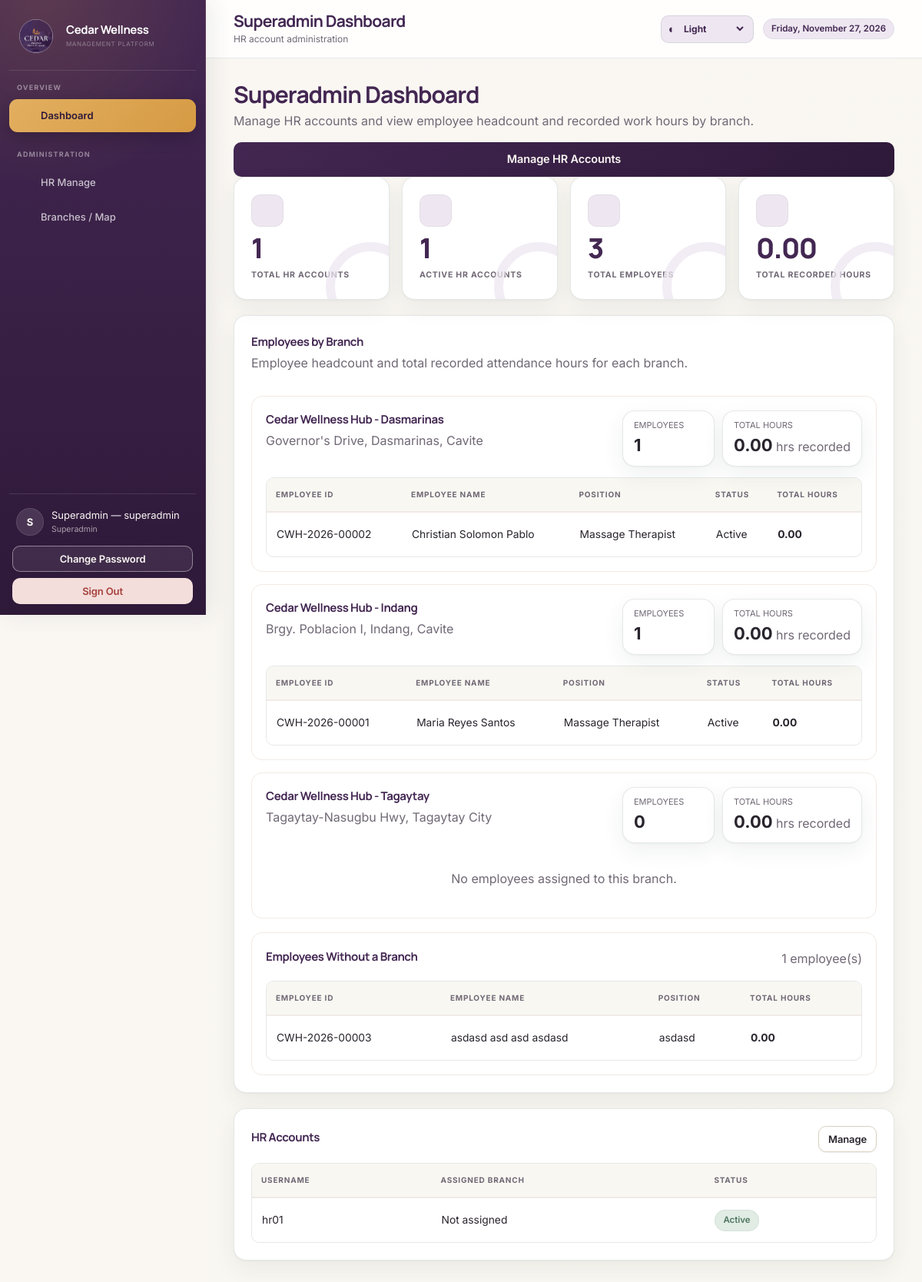
The app's page /superadmin/dashboard.php (signed in) with its own data.
### tables this page shows
CREATE TABLE `branches` (
  `id` int(11) NOT NULL AUTO_INCREMENT,
  `branch_name` varchar(100) NOT NULL,
  `address` varchar(255) NOT NULL,
  `latitude` decimal(10,7) NOT NULL,
  `longitude` decimal(10,7) NOT NULL,
  `contact_number` varchar(30) DEFAULT NULL,
  `is_deleted` tinyint(1) NOT NULL DEFAULT 0,
  `created_at` timestamp NOT NULL DEFAULT current_timestamp(),
  PRIMARY KEY (`id`)
);

CREATE TABLE `employees` (
  `id` int(11) NOT NULL AUTO_INCREMENT,
  `user_id` int(11) NOT NULL,
  `employee_code` varchar(20) NOT NULL COMMENT 'Auto-generated Employee ID Number, e.g. CWH-2026-00001',
  `first_name` varchar(60) NOT NULL,
  `middle_name` varchar(60) DEFAULT NULL,
  `last_name` varchar(60) NOT NULL,
  `suffix` varchar(10) DEFAULT NULL,
  `photo` varchar(255) DEFAULT NULL COMMENT 'Path to uploaded ID/profile picture',
  `date_of_birth` date DEFAULT NULL,
  `gender` enum('Male','Female','Other') DEFAULT NULL,
  `civil_status` enum('Single','Married','Widowed','Separated','Divorced') DEFAULT NULL,
  `nationality` varchar(60) DEFAULT 'Filipino',
  `email` varchar(100) DEFAULT NULL,
  `contact_number` varchar(30) DEFAULT NULL,
  `complete_address` varchar(255) DEFAULT NULL,
  `emergency_contact_name` varchar(100) DEFAULT NULL,
  `emergency_contact_number` varchar(30) DEFAULT NULL,
  `branch_id` int(11) DEFAULT NULL,
  `department` varchar(80) DEFAULT NULL,
  `position` varchar(80) NOT NULL,
  `employment_type` enum('Regular','Probationary','Contractual','Part-Time') NOT NULL DEFAULT 'Probationary',
  `employment_status` enum('Active','Inactive','Resigned','Terminated') NOT NULL DEFAULT 'Active',
  `hire_date` date DEFAULT NULL,
  `sss_number` varchar(30) DEFAULT NULL,
  `philhealth_number` varchar(30) DEFAULT NULL,
  `pagibig_number` varchar(30) DEFAULT NULL,
  `tin_number` varchar(30) DEFAULT NULL,
  `qr_code_value` varchar(100) NOT NULL,
  `on_field` tinyint(1) NOT NULL DEFAULT 0,
  `status` enum('active','inactive') NOT NULL DEFAULT 'active' COMMENT 'Simple active/inactive flag used for attendance/login gating',
  `is_deleted` tinyint(1) NOT NULL DEFAULT 0,
  `deleted_at` timestamp NULL DEFAULT NULL,
  `created_at` timestamp NOT NULL DEFAULT current_timestamp(),
  PRIMARY KEY (`id`),
  UNIQUE KEY `employee_code` (`employee_code`),
  UNIQUE KEY `qr_code_value` (`qr_code_value`),
  UNIQUE KEY `email` (`email`),
  KEY `user_id` (`user_id`),
  KEY `branch_id` (`branch_id`),
  CONSTRAINT `employees_ibfk_1` FOREIGN KEY (`user_id`) REFERENCES `users` (`id`) ON DELETE CASCADE,
  CONSTRAINT `employees_ibfk_2` FOREIGN KEY (`branch_id`) REFERENCES `branches` (`id`) ON DELETE SET NULL
);

CREATE TABLE `users` (
  `id` int(11) NOT NULL AUTO_INCREMENT,
  `username` varchar(50) NOT NULL COMMENT 'Employee ID Number for employees, chosen username for HR/Superadmin',
  `email` varchar(120) DEFAULT NULL COMMENT 'Login email — employees may sign in with this OR their Employee ID',
  `password_hash` varchar(255) NOT NULL,
  `role` enum('superadmin','hr','employee') NOT NULL,
  `must_change_password` tinyint(1) NOT NULL DEFAULT 0,
  `status` enum('active','disabled') NOT NULL DEFAULT 'active',
  `created_at` timestamp NOT NULL DEFAULT current_timestamp(),
  `updated_at` timestamp NOT NULL DEFAULT current_timestamp() ON UPDATE current_timestamp(),
  PRIMARY KEY (`id`),
  UNIQUE KEY `username` (`username`),
  UNIQUE KEY `email` (`email`)
);

### superadmin/dashboard.php (the view, shortened to what this page needs)
<?php
require_once __DIR__ . '/../includes/functions.php';
$active = 'dashboard'; $base = '..'; $page_title = 'Superadmin Dashboard'; $breadcrumb = 'HR account administration';
$pdo->exec("CREATE TABLE IF NOT EXISTS user_branch_assignments (
    user_id INT NOT NULL PRIMARY KEY,
    branch_id INT NOT NULL,
    created_at TIMESTAMP DEFAULT CURRENT_TIMESTAMP,
    CONSTRAINT fk_user_branch_user FOREIGN KEY (user_id) REFERENCES users(id) ON DELETE CASCADE,
    CONSTRAINT fk_user_branch_branch FOREIGN KEY (branch_id) REFERENCES branches(id) ON DELETE RESTRICT
) ENGINE=InnoDB");
$totalHr = (int)$pdo->query("SELECT COUNT(*) FROM users WHERE role = 'hr'")->fetchColumn();
$activeHr = (int)$pdo->query("SELECT COUNT(*) FROM users WHERE role = 'hr' AND status = 'active'")->fetchColumn();
$hrAccounts = $pdo->query("SELECT u.id, u.username, u.status, uba.branch_id, b.branch_name
    FROM users u LEFT JOIN user_branch_assignments uba ON uba.user_id = u.id
    LEFT JOIN branches b ON b.id = uba.branch_id
    WHERE u.role = 'hr' ORDER BY u.username")->fetchAll();
$branches = $pdo->query("SELECT b.id, b.branch_name, b.address,
        COUNT(DISTINCT e.id) AS employee_count
    FROM branches b
    LEFT JOIN employees e ON e.branch_id = b.id AND e.is_deleted = 0
    WHERE b.is_deleted = 0
    GROUP BY b.id, b.branch_name, b.address
    ORDER BY b.branch_name")->fetchAll();
$employeeRows = $pdo->query("SELECT e.id, e.branch_id, e.employee_code,
        CONCAT(e.first_name, ' ', COALESCE(CONCAT(e.middle_name, ' '), ''), e.last_name,
            CASE WHEN e.suffix IS NOT NULL AND e.suffix <> '' THEN CONCAT(' ', e.suffix) ELSE '' END) AS full_name,
        e.position, e.employment_status,
        COALESCE(a.total_hours, 0) AS total_hours
    FROM employees e
    LEFT JOIN (
        SELECT employee_id, SUM(COALESCE(total_hours, 0)) AS total_hours
        FROM attendance GROUP BY employee_id
    ) a ON a.employee_id = e.id
    WHERE e.is_deleted = 0
    ORDER BY e.branch_id IS NULL, e.branch_id, e.last_name, e.first_name")->fetchAll();
$employeesByBranch = [];
$unassignedEmployees = [];
$hoursByBranch = [];
foreach ($employeeRows as $employee) {
    if ($employee['branch_id'] === null) {
        $unassignedEmployees[] = $employee;
        continue;
    }
    $branchId = (int)$employee['branch_id'];
    $employeesByBranch[$branchId][] = $employee;
    $hoursByBranch[$branchId] = ($hoursByBranch[$branchId] ?? 0) + (float)$employee['total_hours'];
}
$totalEmployees = count($employeeRows);
$totalHours = array_sum($hoursByBranch) + array_sum(array_map(static fn($e) => (float)$e['total_hours'], $unassignedEmployees));
?>
<!DOCTYPE html>
<html><head><meta charset="UTF-8"><title><?= e($page_title) ?> — Cedar Wellness Hub</title>
<meta name="viewport" content="width=device-width, initial-scale=1"><link rel="stylesheet" href="../assets/css/style.css"></head>
<body><div class="app-shell">
<?php include __DIR__ . '/../includes/sidebar.php'; ?>
<div class="main"><?php include __DIR__ . '/../includes/topbar.php'; ?><div class="content">
  <div class="page-heading"><div><h1>Superadmin Dashboard</h1><p class="muted">Manage HR accounts and view employee headcount and recorded work hours by branch.</p></div><a class="btn btn-primary" href="../modules/user_accounts.php">Manage HR Accounts</a></div>
  <div class="dashboard-kpis">
    <div class="card stat-card"><div class="ic-badge"><?= ui_icon('users') ?></div><div class="num"><?= $totalHr ?></div><div class="lbl">Total HR Accounts</div></div>
    <div class="card stat-card"><div class="ic-badge"><?= ui_icon('check') ?></div><div class="num"><?= $activeHr ?></div><div class="lbl">Active HR Accounts</div></div>
    <div class="card stat-card"><div class="ic-badge"><?= ui_icon('users') ?></div><div class="num"><?= $totalEmployees ?></div><div class="lbl">Total Employees</div></div>
    <div class="card stat-card"><div class="ic-badge"><?= ui_icon('clock') ?></div><div class="num"><?= number_format($totalHours, 2) ?></div><div class="lbl">Total Recorded Hours</div></div>
  </div>
  <div class="card">
    <div class="card-head"><div><h3>Employees by Branch</h3><p class="muted">Employee headcount and total recorded attendance hours for each branch.</p></div></div>
    <?php if (!$branches): ?><div class="empty-state">No branches have been created yet.</div><?php else: ?>
      <?php foreach ($branches as $branch): $branchId = (int)$branch['id']; $branchEmployees = $employeesByBranch[$branchId] ?? []; ?>
      <section style="border:1px solid var(--cream-dim);border-radius:14px;padding:18px;margin:0 0 16px;">
        <div class="card-head" style="align-items:flex-start;flex-wrap:wrap;">
          <div><h3 style="margin-bottom:4px;"><?= e($branch['branch_name']) ?></h3><p class="muted" style="margin:0;"><?= e($branch['address']) ?></p></div>
          <div style="display:flex;gap:10px;flex-wrap:wrap;">
            <div class="card" style="padding:10px 14px;min-width:120px;"><div class="muted" style="font-size:11px;text-transform:uppercase;">Employees</div><strong style="font-size:22px;"><?= (int)$branch['employee_count'] ?></strong></div>
            <div class="card" style="padding:10px 14px;min-width:150px;"><div class="muted" style="font-size:11px;text-transform:uppercase;">Total Hours</div><strong style="font-size:22px;"><?= number_format($hoursByBranch[$branchId] ?? 0, 2) ?></strong><span class="muted"> hrs recorded</span></div>
          </div>
        </div>
        <?php if (!$branchEmployees): ?><div class="empty-state" style="padding:20px;">No employees assigned to this branch.</div><?php else: ?>
        <div class="table-wrap"><table class="tbl"><thead><tr><th>Employee ID</th><th>Employee Name</th><th>Position</th><th>Status</th><th>Total Hours</th></tr></thead><tbody>
          <?php foreach ($branchEmployees as $employee): ?><tr>
            <td><?= e($employee['employee_code']) ?></td><td><?= e($employee['full_name']) ?></td><td><?= e($employee['position']) ?></td>
            <td><?= e($employee['employment_status'] ?? 'Unknown') ?></td><td><strong><?= number_format((float)$employee['total_hours'], 2) ?></strong></td>
          </tr><?php endforeach; ?>
        </tbody></table></div><?php endif; ?>
      </section>
      <?php endforeach; ?>
    <?php endif; ?>
    <?php if ($unassignedEmployees): ?>
      <section style="border:1px solid var(--cream-dim);border-radius:14px;padding:18px;margin-top:18px;">
        <div class="card-head"><h3>Employees Without a Branch</h3><span class="muted"><?= count($unassignedEmployees) ?> employee(s)</span></div>
        <div class="table-wrap"><table class="tbl"><thead><tr><th>Employee ID</th><th>Employee Name</th><th>Position</th><th>Total Hours</th></tr></thead><tbody>
          <?php foreach ($unassignedEmployees as $employee): ?><tr><td><?= e($employee['employee_code']) ?></td><td><?= e($employee['full_name']) ?></td><td><?= e($employee['position']) ?></td><td><strong><?= number_format((float)$employee['total_hours'], 2) ?></strong></td></tr><?php endforeach; ?>
        </tbody></table></div>
      </section>
    <?php endif; ?>
  </div>
  <div class="card" style="margin-top:20px;"><div class="card-head"><h3>HR Accounts</h3><a class="btn btn-outline btn-sm" href="../modules/user_accounts.php">Manage</a></div>
  <?php if (!$hrAccounts): ?><div class="empty-state">No HR accounts have been created yet.</div><?php else: ?>
  <div class="table-wrap"><table class="tbl"><thead><tr><th>Username</th><th>Assigned Branch</th><th>Status</th></tr></thead><tbody>
  <?php foreach ($hrAccounts as $account): ?><tr><td><?= e($account['username']) ?></td><td><?= e($account['branch_name'] ?? 'Not assigned') ?></td><td><span class="badge <?= ($account['status'] ?? '') === 'active' ? 'badge-green' : 'badge-grey' ?>"><?= e(ucfirst($account['status'] ?? 'unknown')) ?></span></td></tr><?php endforeach; ?>
  </tbody></table></div><?php endif; ?></div>
</div></div></div></body></html>

### records on screen
branches: branch_name "Cedar Wellness Hub - Dasmarinas", address "Governor's Drive, Dasmarinas, Cavite", employee_count "1", id "0.00"
employees: employee_code "CWH-2026-00002", full_name "Christian Solomon Pablo", position "Massage Therapist", employment_status "Active", total_hours "0.00"
branches: branch_name "Cedar Wellness Hub - Indang", address "Brgy. Poblacion I, Indang, Cavite", employee_count "1", id "0.00"
employees: employee_code "CWH-2026-00001", full_name "Maria Reyes Santos", position "Massage Therapist", employment_status "Active", total_hours "0.00"
branches: branch_name "Cedar Wellness Hub - Tagaytay", address "Tagaytay-Nasugbu Hwy, Tagaytay City", employee_count "0", id "0.00", shows "No employees assigned to this branch."
employees: employee_code "CWH-2026-00003", full_name "asdasd asd asd asdasd", position "asdasd", total_hours "0.00"
users: username "hr01", branch_name "Not assigned", status "Active"

### other values on screen
$label "Dashboard HR Manage Branches / Map"
substr(current_user_label(), 0, 1) "S"
current_user_label() "Superadmin — superadmin"
$role "Superadmin"
$page_title "Superadmin Dashboard"
$breadcrumb "HR account administration"
$totalHr "1"
$activeHr "1"
$totalEmployees "3"
$totalHours "0.00"
count($unassignedEmployees) "1"
